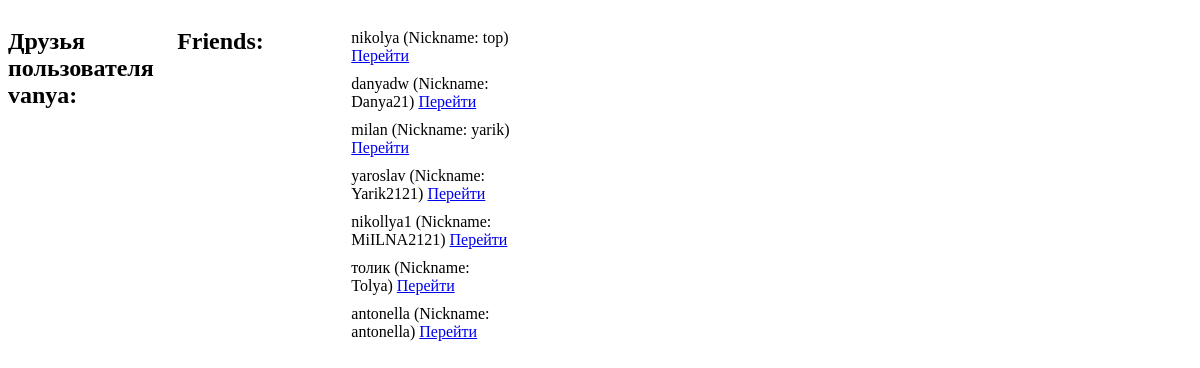
The app's page /profile/nikolya/ (signed in) with its own data.
### my_codes/models.py (models this page shows)
class NIKNEM(models.Model):
    niknem = models.CharField(max_length=30, null=True)
    user = models.ForeignKey(User, on_delete=models.CASCADE, null=True)
    def __str__(self):
        return self.niknem

### my_codes/views.py (the view)
# urls.py: path("profile/<str:username>/", views.profile, name="profile_pk"),
def profile(request, username=None):
    friend_instance = Friend.objects.filter(current_user=request.user).first()
    friends_data = []
    if friend_instance:
        friends = friend_instance.users.all()
        for friend_obj in friends:
            friend_data = dict()
            friend_data["username"] = friend_obj.username
            friend_data["niknem"] = NIKNEM.objects.filter(user=friend_obj).first()
            friend_data["id"] = friend_obj.id
            friends_data.append(friend_data)
    if username:
        post_owner = get_object_or_404(User, username=username)
    else:
        post_owner = request.user
    args = {
        "post_owner": post_owner,
        "friends": friends_data,
    }
    return render(request, "profile.html", args)

### my_codes/templates/profile.html (shortened to what this page needs)
<!DOCTYPE html>
<html lang="en">
<head>
</head>
<body>
{% if user == main_user %}
    <h2>Мои друзья:</h2>
    {% for friend in main_user.friends.all %}
        <div class="friend-card">
            <div class="friend-info">
                <p>{{ friend.username }}</p>
                <p> {{ friend.get_niknem }}</p>
            </div>
        </div>
    {% endfor %}
{% else %}
    <h2>Друзья пользователя {{ user.username }}:</h2>
{% endif %}
<h2>Friends:</h2>
<ul class="horizontal-friends">
    {% for friend in friends %}
        <li>
            <div class="rounded-border-green">
                {{ friend.username }} (Nickname: {{ friend.niknem }})
                <a href="{% url 'polzovatels_account' user_id=friend.id %}">Перейти</a>
            </div>
        </li>
    {% endfor %}
</ul>
</body>
</html>

### records on screen
NIKNEM: username "nikolya", niknem "top"
NIKNEM: username "danyadw", niknem "Danya21"
NIKNEM: username "milan", niknem "yarik"
NIKNEM: username "yaroslav", niknem "Yarik2121"
NIKNEM: username "nikollya1", niknem "MiILNA2121"
NIKNEM: username "толик", niknem "Tolya"
NIKNEM: username "antonella", niknem "antonella"

### other values on screen
{{ user.username }} "vanya"
